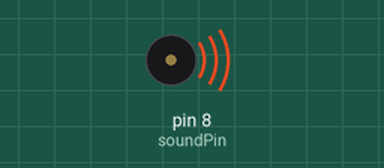
Recording of a sketch running on a simulated Arduino Uno, built with avr-gcc and run on an emulated ATmega328P. On the bench: buzzer (waves = sounding).

Above: at 0.2 s.
At 3.2 s:
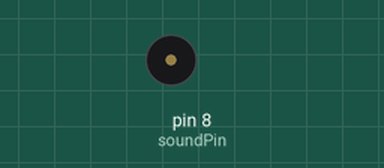
Timing chart, 0 to 5.8 s (numbered marks = the images above):
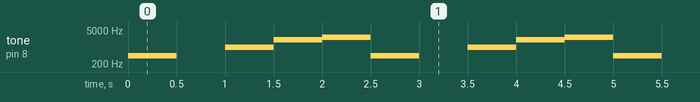

Measured:
- by itself, tone on pin 8 (soundPin): repeats every 2.5 s: silent 0.50 s, 1000 Hz 0.50 s, 2000 Hz 0.50 s, 2500 Hz 0.50 s, 440 Hz 0.50 s

The sketch:

BuzzerExample.ino
```cpp
/*
  Buzzer Example

  Dette er et eksempel paa hvordan en enkel buzzer kan brukes til aa spille en liten melodi.
  Fire toner spilles i loop. Advarsel: Maa ikke kjoeres for lenge, fare for mentale skader for omgivelsene.

  Kretsen
    - TMB12A05 buzzer
    - 220 ohm motstand


  This is an example to show how a simple buzzer may be used to play a little melody.
  Four tones are played in a loop. Warning: Do not run too long. You may damage the mental health of your surroundings.

  Circuit
    - TMB12A05 buzzer
    - 220 ohm resistor
*/

// Pinnen vi spiller paa
// The pin we are playing on
const int soundPin = 8;
// Lengden paa tonen som vi spiller
// Length of the tone we are playing
const int toneLength = 500;

void setup() {
  // Trenger ikke klargjoere noe
  // Do not need to ready anything
}

void loop() {
  // tone gir en frekvens paa pinnen som er gitt. Tallet er frekvensen (440 Hz er kammertonen, A4). Merk, det siste argumentet, tonelengde, er valgfritt.
  // tone gives a frequency on the given pin. The number represents the frequency (440 Hz is equal to A4). Note, the last argument, tone length, is optional.
  tone(soundPin, 440, toneLength);
  // Vi tar en kort pause etter den foerste tonen, derfor er delay to ganger
  // We take a little pause after the first sound, that is why we have two delays
  delay(toneLength);
  delay(toneLength);

  tone(soundPin, 1000, toneLength);
  delay(toneLength);

  // Ingen pause mellom tonene; det er tatt pause akkurat like lenge som vi spiller tonen
  // No pause between the tones; the delay takes the exact same amount of time as the tone is set to play

  tone(soundPin, 2000, toneLength);
  delay(toneLength);

  tone(soundPin, 2500, toneLength);
  delay(toneLength);
}
```
